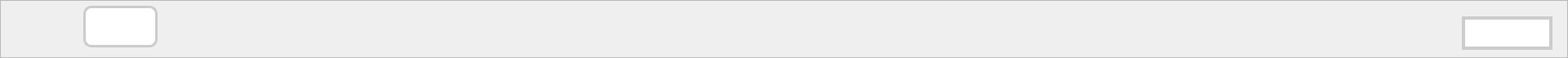
   <widget class="QFrame" name="nav">
    <property name="geometry">
     <rect>
      <x>0</x>
      <y>0</y>
      <width>1920</width>
      <height>71</height>
     </rect>
    </property>
    <property name="styleSheet">
     <string notr="true"/>
    </property>
    <property name="frameShape">
     <enum>QFrame::StyledPanel</enum>
    </property>
    <property name="frameShadow">
     <enum>QFrame::Raised</enum>
    </property>
    <widget class="QPushButton" name="pushButton_2">
     <property name="geometry">
      <rect>
       <x>102</x>
       <y>7</y>
       <width>91</width>
       <height>51</height>
      </rect>
     </property>
     <property name="styleSheet">
      <string notr="true">
QPushButton {
    padding: 6px 12px; /* Espace intérieur du bouton */
    border: 3px solid #ccc; /* Bordure grise */
    border-radius: 10px; /* Coins arrondis */
    background-color: #fff; /* Couleur de fond */
    transition: background-color 0.3s, border-color 0.3s; /* Transition douce pour le survol */
}

QPushButton:hover {
    border-color: #555; /* Couleur de la bordure lors du survol */
    background-color: #eee; /* Nouvelle couleur de fond lors du survol */
}

QPushButton:pressed {
    background-color: #ddd; /* Couleur de fond lorsque le bouton est enfoncé */
}

QPushButton:focus {
    outline: none; /* Supprime l'effet de focus par défaut */
}
</string>
     </property>
     <property name="text">
      <string/>
     </property>
     <property name="icon">
      <iconset resource="ressources.qrc">
       <normaloff>:/img/img/menu-hamburger-svgrepo-com.svg</normaloff>:/img/img/menu-hamburger-svgrepo-com.svg</iconset>
     </property>
     <property name="iconSize">
      <size>
       <width>30</width>
       <height>30</height>
      </size>
     </property>
    </widget>
    <widget class="QPushButton" name="home">
     <property name="geometry">
      <rect>
       <x>1790</x>
       <y>20</y>
       <width>111</width>
       <height>41</height>
      </rect>
     </property>
     <property name="styleSheet">
      <string notr="true">
QPushButton {
    padding: 6px 12px; /* Espace intérieur du bouton */
    border: 4px solid #ccc; /* Bordure grise */
    border-radius: 30px; /* Coins arrondis */
    background-color: #fff; /* Couleur de fond */
    transition: background-color 0.3s, border-color 0.3s; /* Transition douce pour le survol */
}

QPushButton:hover {
    border-color: #555; /* Couleur de la bordure lors du survol */
    background-color: #eee; /* Nouvelle couleur de fond lors du survol */
}

QPushButton:pressed {
    background-color: #ddd; /* Couleur de fond lorsque le bouton est enfoncé */
}

QPushButton:focus {
    outline: none; /* Supprime l'effet de focus par défaut */
}
</string>
     </property>
     <property name="text">
      <string/>
     </property>
     <property name="icon">
      <iconset resource="ressources.qrc">
       <normaloff>:/img/img/home.svg</normaloff>:/img/img/home.svg</iconset>
     </property>
     <property name="iconSize">
      <size>
       <width>25</width>
       <height>25</height>
      </size>
     </property>
    </widget>
    <widget class="QLabel" name="label_5">
     <property name="geometry">
      <rect>
       <x>1690</x>
       <y>0</y>
       <width>71</width>
       <height>41</height>
      </rect>
     </property>
     <property name="text">
      <string/>
     </property>
     <property name="pixmap">
      <pixmap resource="ressources.qrc">:/img/img/dark-mode.png</pixmap>
     </property>
     <property name="scaledContents">
      <bool>true</bool>
     </property>
    </widget>
   </widget>
